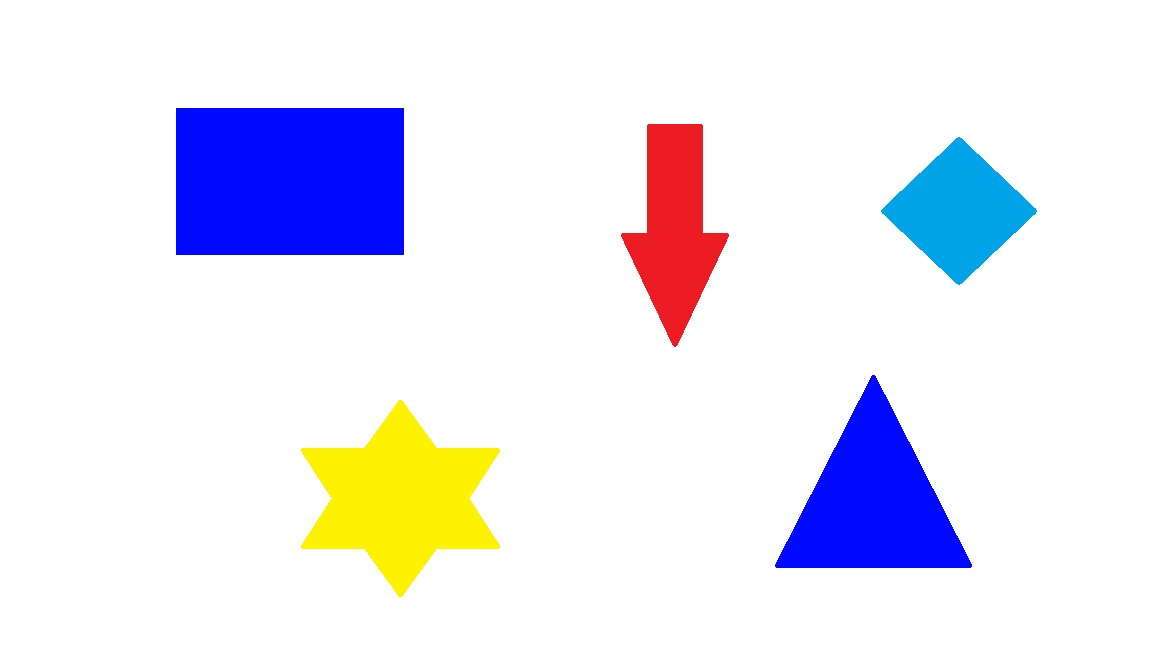
#> input picture task11/test2.jpg, 1152 x 648 px
$ python 11.py
#> lines starting #> are read from the running program, lines starting #| are printed output that depends on the picture; after the words box and inside, x2 and y2 are one past the last pixel; in counts of white or black regions, pixels touching at a corner belong together
import cv2
import numpy as np

image = cv2.imread("test2.jpg")
#> image is the input picture: shape (648, 1152, 3); mean B, G, R 243.6, 231.8, 232.4
cv2.imshow("original", image)
cv2.waitKey(0)
# загрузка и отображение изображения

blurred_image = cv2.GaussianBlur(image, (11, 11), 0)
cv2.imshow("blurred", blurred_image)
cv2.waitKey(0)
# размытие изображения (чтобы убрать шумы)

hsv_image = cv2.cvtColor(blurred_image, cv2.COLOR_BGR2HSV)
#> hsv_image: shape (648, 1152, 3); mean H, S, V 16.5, 33, 254.1
cv2.imshow("hsv", hsv_image)
cv2.waitKey(0)
# преобразование в hsv (лучше подходит для цвета)

hsv_min = np.array((90, 50, 50), np.uint8)
hsv_max = np.array((130, 255, 255), np.uint8)
# задание цветовых рамок для синего цвета

blue_mask = cv2.inRange(hsv_image, hsv_min, hsv_max)
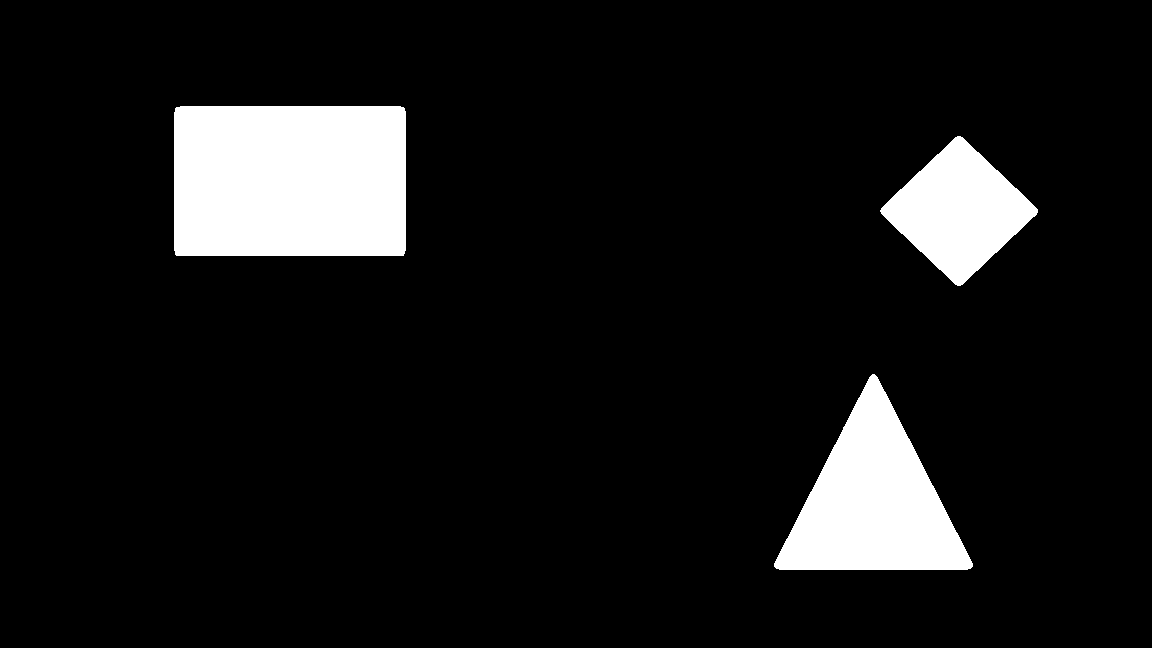
#> blue_mask: shape (648, 1152); 9.1% white; 3 white regions
cv2.imshow("blue_mask", blue_mask)
cv2.waitKey(0)
# создание черно-белой маски

contours, hierarchy = cv2.findContours(blue_mask.copy(), cv2.RETR_TREE, cv2.CHAIN_APPROX_SIMPLE)
#> contours = 3 contours; box (x1, y1, x2, y2) and area: (174, 106, 406, 256) 34389, (774, 374, 973, 570) 20278, (880, 136, 1038, 286) 12322
sorted_contours = sorted(contours, key=cv2.contourArea, reverse=True)
#> sorted_contours has the same summary as contours
# поиск контуров и сортировка по площади (по убыв.)

for i, contour in enumerate(sorted_contours):
    # выбор контура
    if cv2.contourArea(contour) > 100:
        # проверка площади контура
        x, y, w, h = cv2.boundingRect(contour)
        # поиск прямоуг. с контуром
        print(f"{x}, {y}, {w}, {h}")
        center_x = int(x + w/2)
        center_y = int(y + h/2)
        cv2.circle(image, (center_x, center_y), 10, (0, 0, 255), -1)
        # поиск центра
        cv2.rectangle(image, (x, y), (x + w, y + h), (0, 255, 0), 2)
#> this loop made 3 passes
#> (x, y, w, h, center_x, center_y) on passes 1 to 3: (174, 106, 232, 150, 290, 181), (774, 374, 199, 196, 873, 472), (880, 136, 158, 150, 959, 211)
#| 174, 106, 232, 150
#| 774, 374, 199, 196
#| 880, 136, 158, 150
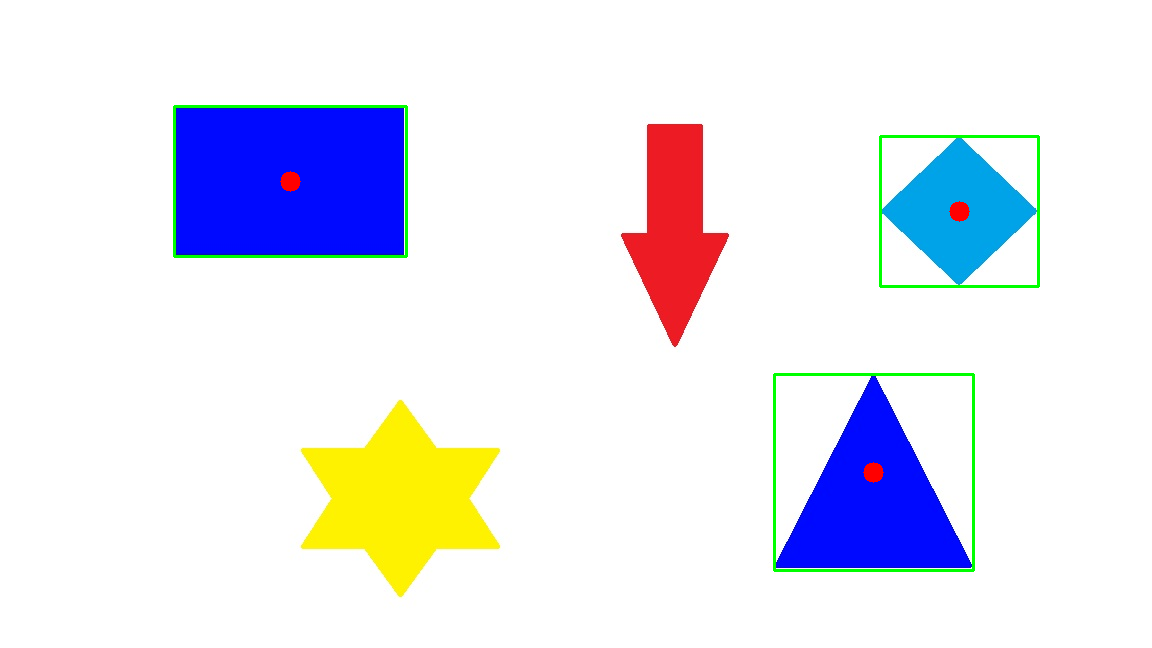
#> image: shape (648, 1152, 3); 1% of pixels changed, all inside (x1, y1, x2, y2) = (173, 105, 1040, 572)
        # точка в центре


cv2.imshow('result', image)
cv2.waitKey(0)
cv2.destroyAllWindows()
